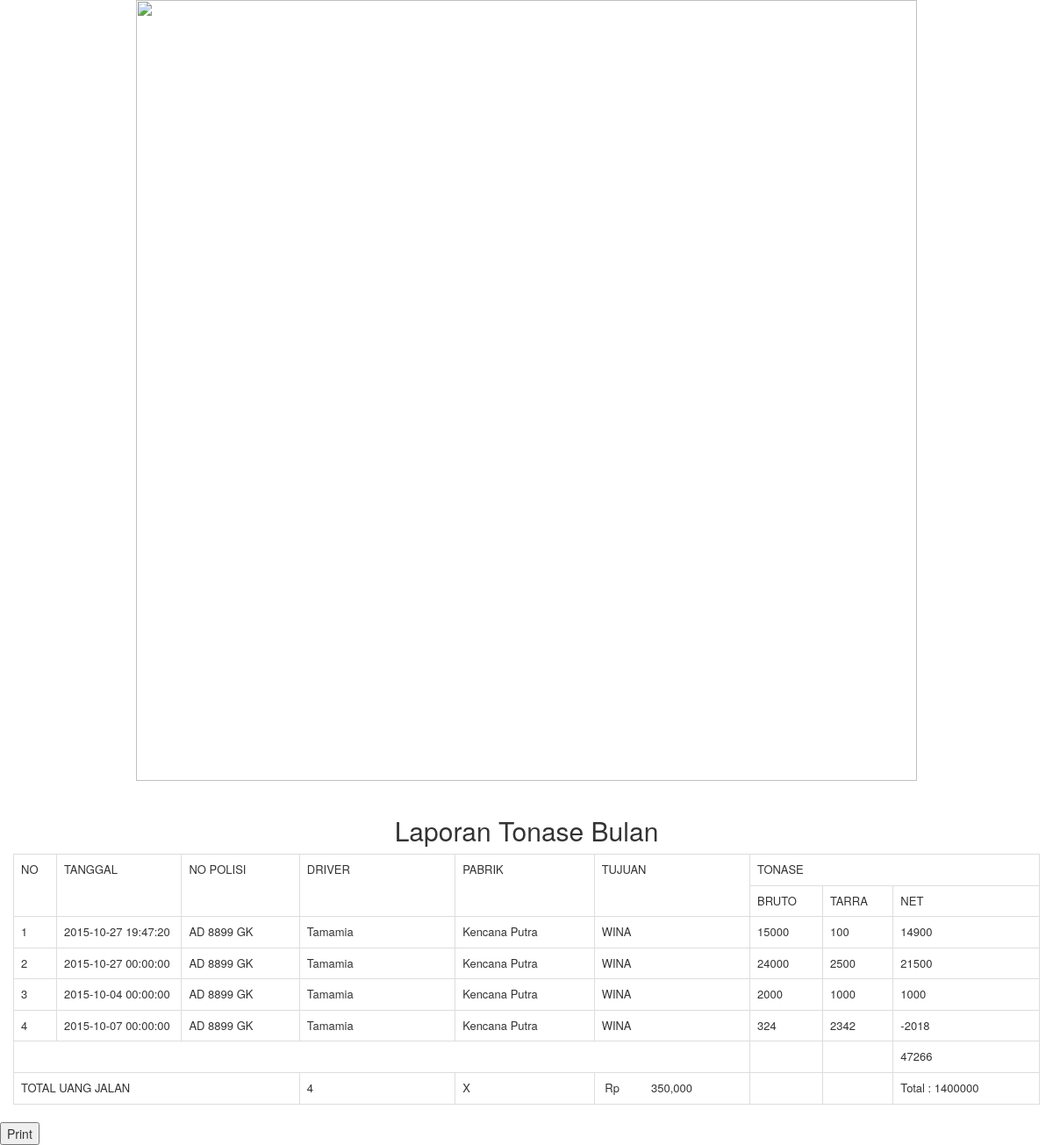
The app's page /laporan/tonase/tonaseperbulan.php?tonase=2015-10-27 19:47:20 with its own data.
### tables this page shows
CREATE TABLE IF NOT EXISTS `tonase` (
  `id` int(11) NOT NULL,
  `perusahaan` int(11) NOT NULL,
  `tujuan` varchar(50) NOT NULL DEFAULT 'WINA',
  `tanggal` datetime NOT NULL DEFAULT CURRENT_TIMESTAMP,
  `jenis_tarikan` enum('Jauh','Dekat') NOT NULL DEFAULT 'Dekat',
  `sopir` int(11) NOT NULL,
  `uangjalan` int(11) NOT NULL,
  `bruto` int(11) NOT NULL DEFAULT '0',
  `tarra` int(11) NOT NULL DEFAULT '0',
  `tonase` int(11) NOT NULL DEFAULT '0',
  `keterangan` varchar(50) NOT NULL
);

CREATE TABLE IF NOT EXISTS `kendaraan` (
  `no_kendaraan` varchar(50) NOT NULL,
  `jenis_kendaraan` varchar(50) NOT NULL,
  `pemilik_kendaraan` int(11) NOT NULL
);

CREATE TABLE IF NOT EXISTS `sopir` (
  `id` int(11) NOT NULL,
  `noidentitas` varchar(50) NOT NULL DEFAULT '0',
  `nama` varchar(50) NOT NULL DEFAULT '0',
  `alamat` varchar(50) NOT NULL DEFAULT '0',
  `no_kendaraan` varchar(50) NOT NULL DEFAULT '0'
);

CREATE TABLE IF NOT EXISTS `perusahaan` (
  `id` int(11) NOT NULL,
  `nama_perusahaan` varchar(50) NOT NULL,
  `alamat_perusahaan` varchar(50) NOT NULL
);

### control/tonase.php (called while the page is built, shortened)
<?php
function laporanTonase($filter) {
    $result = null;
    $data = mysql_query("select * from tonase join sopir on sopir.id = tonase.sopir join kendaraan on kendaraan.no_kendaraan = sopir.no_kendaraan join perusahaan on perusahaan.id = tonase.perusahaan where tonase.tanggal like '%" . $filter . "%'") or exit(mysql_error());
    while ($value = mysql_fetch_assoc($data)) {
        $result[] = $value;
    }
    return $result;
}
function jumlahTonase($array, $key) {
    $result = 0;
    foreach ($array as $value) {
        $result = $result + $value[$key];
    }
    return $result;
}

### laporan/tonase/tonaseperbulan.php (the view, shortened to what this page needs)
<?php
include '../../control/tonase.php';
include '../layout/kop.php';
?>
<html>
    <head>
        <link href="../../include/css/bootstrap.css" rel="stylesheet" type="text/css">
    </head>
    <body>
        <div class="col-md-12" style="text-align: center">
            <h2>Laporan Tonase Bulan</h2>
        </div>
        <div class="col-md-12">
            <table cellspacing="0" cellpadding="0" class="table table-bordered" style="font-size: small">
                <col width="32">
                <col width="106">
                <col width="100">
                <col width="132">
                <col width="118">
                <col width="132">
                <col width="59">
                <col width="57">
                <col width="124">
                <tr>
                    <td rowspan="2" width="32">NO</td>
                    <td rowspan="2" width="106">TANGGAL</td>
                    <td rowspan="2" width="100">NO POLISI</td>
                    <td rowspan="2" width="132">DRIVER</td>
                    <td rowspan="2" width="118">PABRIK</td>
                    <td rowspan="2" width="132">TUJUAN</td>
                    <td colspan="3" width="240">TONASE</td>
                </tr>
                <tr>
                    <td>BRUTO</td>
                    <td>TARRA</td>
                    <td>NET</td>
                </tr>
                <?php
                if (isset($_GET['tonase'])) {
                    $i = 1;
                    $tonase = laporanTonase(substr($_GET['tonase'],0,7));
                    if ($tonase != NULL) {
                        foreach ($tonase as $value) {
                            ?>
                            <tr>
                                <td><?php echo $i++ ?></td>
                                <td><?php echo $value['tanggal'] ?></td>
                                <td><?php echo $value['no_kendaraan'] ?></td>
                                <td><?php echo $value['nama'] ?></td>
                                <td><?php echo $value['nama_perusahaan'] ?></td>
                                <td><?php echo $value['tujuan'] ?></td>
                                <td><?php echo $value['bruto'] ?></td>
                                <td><?php echo $value['tarra'] ?></td>
                                <td><?php echo (((int) $value['bruto']) - ((int) $value['tarra'])) ?></td>
                            </tr>
                        <?php } ?>
                        <tr>
                            <td colspan="6">&nbsp;</td>
                            <td>&nbsp;</td>
                            <td>&nbsp;</td>
                            <td><?php echo (jumlahTonase($tonase, "bruto") + jumlahTonase($tonase, "tarra")) ?></td>
                        </tr>
                        <tr>
                            <td colspan="3">TOTAL UANG JALAN</td>
                            <td><?php echo count($tonase) ?></td>
                            <td>X</td>
                            <td> Rp             350,000 </td>
                            <td>&nbsp;</td>
                            <td>&nbsp;</td>
                            <td>Total : <?php echo (count($tonase) * 350000) ?> </td>
                        </tr>
                    <?php }
                } ?>
            </table>
        </div>
        <button type="button" onclick="window.print()">Print</button>
    </body>
</html>

### records on screen
tonase: tanggal "2015-10-27 19:47:20", kendaraan.no_kendaraan "AD 8899 GK", sopir.nama "Tamamia", perusahaan.nama_perusahaan "Kencana Putra", tujuan "WINA", bruto "15000", tarra "100", ((int) $value['bruto']) - ((int) $value['tarra']) "14900"
tonase: tanggal "2015-10-27 00:00:00", kendaraan.no_kendaraan "AD 8899 GK", sopir.nama "Tamamia", perusahaan.nama_perusahaan "Kencana Putra", tujuan "WINA", bruto "24000", tarra "2500", ((int) $value['bruto']) - ((int) $value['tarra']) "21500"
tonase: tanggal "2015-10-04 00:00:00", kendaraan.no_kendaraan "AD 8899 GK", sopir.nama "Tamamia", perusahaan.nama_perusahaan "Kencana Putra", tujuan "WINA", bruto "2000", tarra "1000", ((int)$value['bruto'])-((int)$value['tarra']) "1000"
tonase: tanggal "2015-10-07 00:00:00", kendaraan.no_kendaraan "AD 8899 GK", sopir.nama "Tamamia", perusahaan.nama_perusahaan "Kencana Putra", tujuan "WINA", bruto "324", tarra "2342", ((int) $value['bruto']) - ((int) $value['tarra']) "-2018"

### other values on screen
jumlahTonase($tonase, "bruto") + jumlahTonase($tonase, "tarra") "47266"
count($tonase) "4"
count($tonase) * 350000 "1400000"
